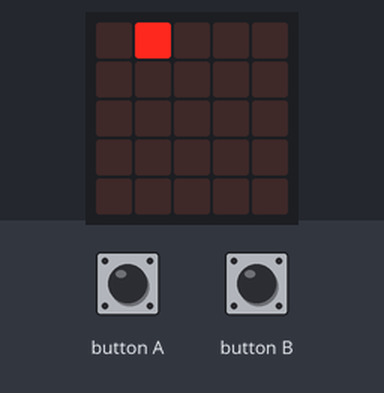
Bench run of a program on a simulated BBC micro:bit (MakeCode). Shown: the board's 5×5 LED display. Inputs (shaded band) come from the test bench.

Above: at 1.6 s.
1.7 s: button A pressed for 0.15 s
At 1.94 s:
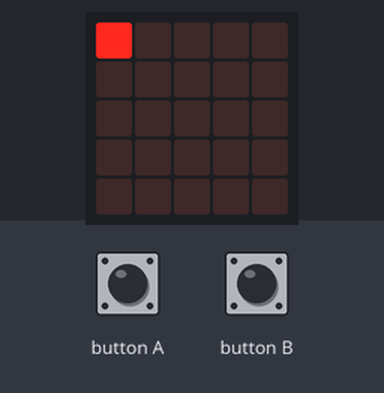
At 3.8 s:
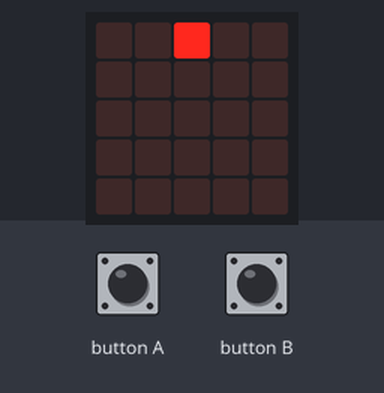
4.8 s: button B pressed for 0.15 s
At 5.8 s:
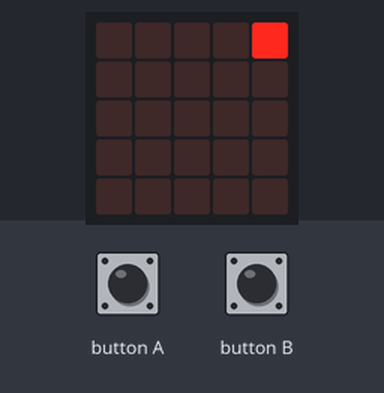
Timing chart, 0 to 7.8 s (numbered marks = the images above; inputs shaded):
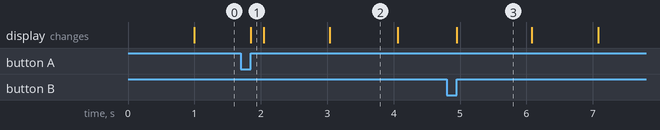

Measured:
- after the input at 1.7 s, the display: changes after 0.15 s (image 1)
- what the display in image 2 shows lasts 1.1 s, from 3.0 s to 4.1 s
- what the display in image 3 shows lasts 1.1 s, from 5.0 s to 6.1 s

The program:

main.ts
```typescript
input.onButtonPressed(Button.A, function () {
    if (x != 0) {
        led.unplot(x, 0)
        x += -1
        led.plot(x, 0)
    }
})
input.onButtonPressed(Button.B, function () {
    if (x != 4) {
        led.unplot(x, 0)
        x += 1
        led.plot(x, 0)
    }
})
let x = 0
x = 0
led.plot(x, 0)
basic.forever(function () {
    basic.pause(1000)
    led.unplot(x, 0)
    x += 1
    led.plot(x, 0)
    if (x >= 5) {
        while (x != 0) {
            led.unplot(x, 0)
            x += -1
            led.plot(x, 0)
            basic.pause(1000)
        }
    }
})
```

test.ts
```typescript
// les tests vont ici ; cela ne sera pas compilé si ce paquet est utilisé en tant qu'extension.
```
